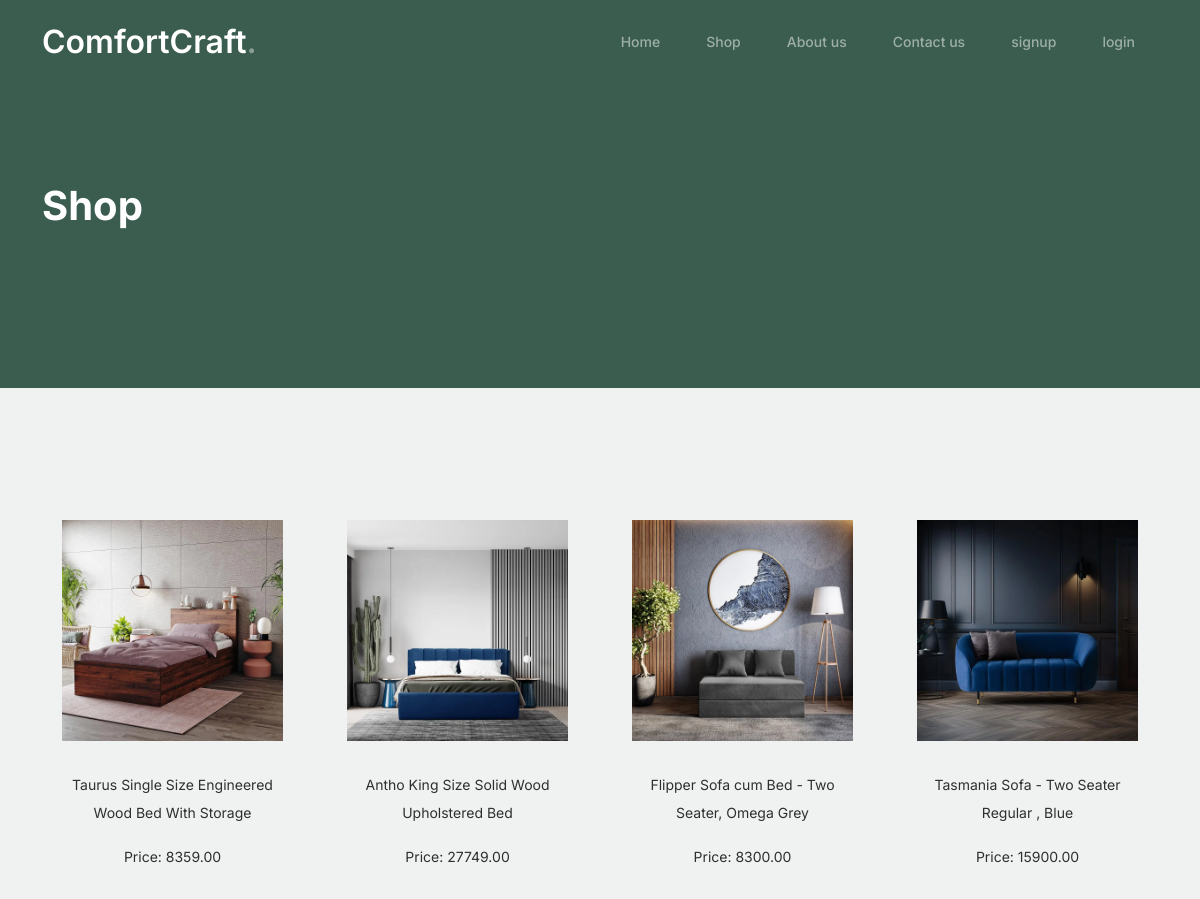
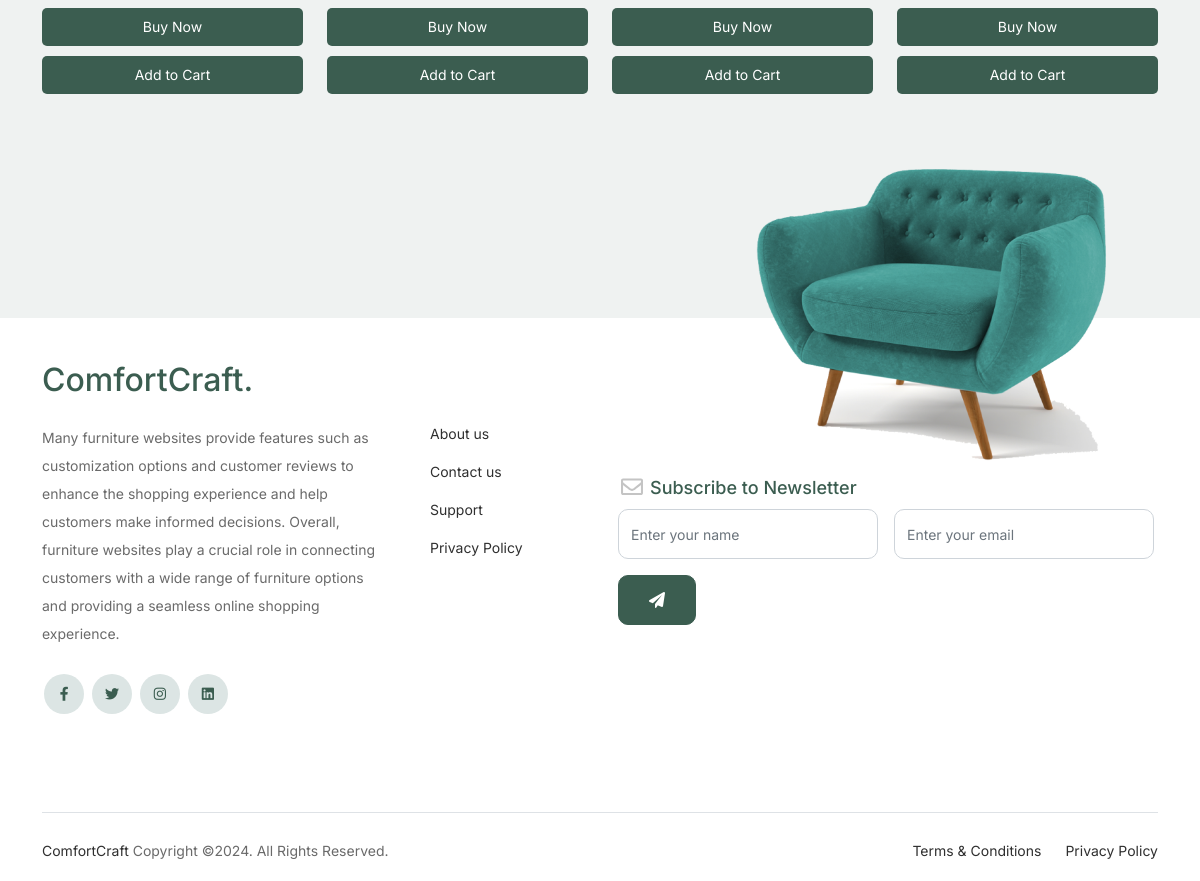
The app's page /shop/ with its own data (2 pictures, top to bottom).
### application/models.py (models this page shows, shortened)
class Product(models.Model):
    name = models.CharField(max_length=100)
    discription = models.CharField(max_length=100,default='')
    price = models.DecimalField(max_digits=10, decimal_places=2)
    image = models.ImageField(upload_to='products/')

### application/views.py (the view)
# urls.py: path('shop/', views.product_list, name="product_list"),
def product_list(request):
    products = Product.objects.all()
    return render(request, 'shop.html', {'products': products})

### application/templates/shop.html (shortened to what this page needs)
{% extends "header.html" %}
{% load static %}
{% block content %}
<html lang="en">
<body>
	<div class="hero">
		<div class="container">
			<div class="row justify-content-between">
				<div class="col-lg-5">
					<div class="intro-excerpt">
						<h1>Shop</h1>
					</div>
				</div>
				<div class="col-lg-7">
				</div>
			</div>
		</div>
	</div>
	<div class="untree_co-section product-section before-footer-section">
		<div class="container">
			<div class="row">
				{% for product in products %}
				<div class="col-12 col-md-4 col-lg-3 mb-5">
					<a class="product-item" href="#">
						<img src="{{ product.image.url }}" class="img-fluid product-thumbnail">
						<p>{{ product.discription }}</p>
			<p>Price: {{ product.price }}</p>
			<a href="{% url 'buy_now' product.id %}" class="buy-now-button" style="text-align: center;">Buy Now</a>
			<a class="buy-now-button" href="{% url 'add_to_cart' product.id %}" style="text-align: center;">Add to Cart</a>
					</a>
				</div>
				{% endfor %}
			</div>
		</div>
	</div>
</body>
{% endblock content %}

### application/templates/header.html (shortened to what this page needs)
{% load static %}
<!doctype html>
<html lang="en">
<head>
		<link href={% static "bootstrap.min.css" %} rel="stylesheet">
		<link href="https://cdnjs.cloudflare.com/ajax/libs/font-awesome/6.0.0-beta3/css/all.min.css" rel="stylesheet">
		<link href= {%static "tiny-slider.css" %} rel="stylesheet">
		<link href= {%static "style.css" %} rel="stylesheet">
	</head>
	<body>
		<nav class="custom-navbar navbar navbar navbar-expand-md navbar-dark bg-dark" arial-label="Furni navigation bar">
			<div class="container">
				<a class="navbar-brand" href={% url "index" %}>ComfortCraft<span>.</span></a>
				<div class="collapse navbar-collapse" id="navbarsFurni">
					<ul class="custom-navbar-nav navbar-nav ms-auto mb-2 mb-md-0">
						<div class="collapse navbar-collapse" id="tn-navbar-collapse">
						<li class="nav-item" ><a class="nav-link" href= {% url "index" %}>Home</a></li>
						<li><a class="nav-link" href={% url "product_list" %} >Shop</a></li>
						<li><a class="nav-link" href= {% url "about" %}>About us</a></li>
						<li><a class="nav-link" href={% url "contact" %}>Contact us</a></li>
						{% if request.session.username %}
           					<li><a class="nav-link" href="{% url 'view_cart' %}">myorder</a></li>
           					<li><a class="nav-link" href="{% url 'logout' %}">logout({{request.session.username}})</a></li>
						{% else %}
							<li><a class="nav-link" href="{% url 'register' %}">signup</a> </li>
           					<li><a class="nav-link" href="{% url 'login' %}">login</a> </li>
        				{% endif %}
					</ul>
				</div>
			</div>
		</nav>
		{% block content %}
		{% endblock content %}
		<footer class="footer-section">
			<div class="container relative">
				<div class="sofa-img">
					<img src="{% static "images/sofa.png" %}" alt="Image" class="img-fluid" style="margin-top: 32px;
					margin-right: 50px;">
				</div>
				<div class="row g-5 mb-5">
					<div class="col-lg-4">
						<div class="mb-4 footer-logo-wrap"><a href="#" class="footer-logo">ComfortCraft<span>.</span></a></div>
						<p class="mb-4">Many furniture websites provide features such as customization options and customer reviews to enhance the shopping experience and help customers make informed decisions. Overall, furniture websites play a crucial role in connecting customers with a wide range of furniture options and providing a seamless online shopping experience.</p>
						<ul class="list-unstyled custom-social">
							<li><a href="#"><span class="fa fa-brands fa-facebook-f"></span></a></li>
							<li><a href="#"><span class="fa fa-brands fa-twitter"></span></a></li>
							<li><a href="#"><span class="fa fa-brands fa-instagram"></span></a></li>
							<li><a href="#"><span class="fa fa-brands fa-linkedin"></span></a></li>
						</ul>
					</div>
					<div class="col-lg-8">
						<div class="row links-wrap">
							<div class="col-6 col-sm-6 col-md-3">
								<ul class="list-unstyled">
									<li><a href={% url "about" %}>About us</a></li>
									<li><a href={% url "contact" %}>Contact us</a></li>
									<li><a href="#">Support</a></li>
									<li><a href="#">Privacy Policy</a></li>
								</ul>
							</div>
								<div class="col-lg-9" style="margin-top: inherit;">
									<div class="subscription-form">
										<h3 class="d-flex align-items-center"><span class="me-1"><img src="{% static "images/envelope-outline.svg" %}" alt="Image" class="img-fluid"></span><span>Subscribe to Newsletter</span></h3>
										<form action="#" class="row g-3">
											<div class="col-auto">
												<input type="text" class="form-control" placeholder="Enter your name">
											</div>
											<div class="col-auto">
												<input type="email" class="form-control" placeholder="Enter your email">
											</div>
											<div class="col-auto">
												<button class="btn btn-primary">
													<span class="fa fa-paper-plane"></span>
												</button>
											</div>
										</form>
									</div>
								</div>
						</div>
					</div>
				</div>
				<div class="border-top copyright">
					<div class="row pt-4">
						<div class="col-lg-6">
							<p class="mb-2 text-center text-lg-start"><a href="#">ComfortCraft</a> Copyright &copy;<script>document.write(new Date().getFullYear());</script>. All Rights Reserved.</a>  </p>
						</div>
						<div class="col-lg-6 text-center text-lg-end">
							<ul class="list-unstyled d-inline-flex ms-auto">
								<li class="me-4"><a href="#">Terms &amp; Conditions</a></li>
								<li><a href="#">Privacy Policy</a></li>
							</ul>
						</div>
					</div>
				</div>
			</div>
		</footer>
	</body>
</html>

### records on screen
Product: image (picture), discription "Taurus Single Size Engineered Wood Bed With Storage", price "8359.00"
Product: image (picture), discription "Antho King Size Solid Wood Upholstered Bed", price "27749.00"
Product: image (picture), discription "Flipper Sofa cum Bed - Two Seater, Omega Grey", price "8300.00"
Product: image (picture), discription "Tasmania Sofa - Two Seater Regular , Blue", price "15900.00"
